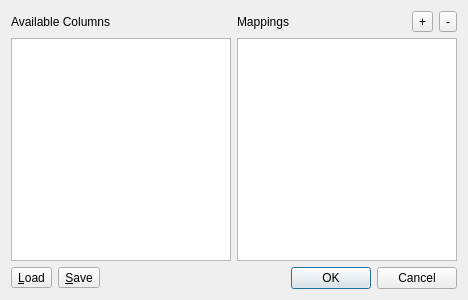
<?xml version="1.0" encoding="UTF-8"?>
<ui version="4.0">
 <class>EditGroupMappingDialog</class>
 <widget class="QDialog" name="EditGroupMappingDialog">
  <property name="geometry">
   <rect>
    <x>0</x>
    <y>0</y>
    <width>468</width>
    <height>300</height>
   </rect>
  </property>
  <property name="windowTitle">
   <string>Edit Group Mapping</string>
  </property>
  <layout class="QGridLayout" name="gridLayout">
   <item row="2" column="0">
    <widget class="QLabel" name="label">
     <property name="text">
      <string>Available Columns</string>
     </property>
    </widget>
   </item>
   <item row="3" column="1">
    <widget class="QTableWidget" name="tblMappings">
     <property name="alternatingRowColors">
      <bool>true</bool>
     </property>
     <attribute name="verticalHeaderVisible">
      <bool>false</bool>
     </attribute>
    </widget>
   </item>
   <item row="3" column="0">
    <widget class="QTableWidget" name="tblAlias">
     <property name="alternatingRowColors">
      <bool>true</bool>
     </property>
     <attribute name="verticalHeaderVisible">
      <bool>false</bool>
     </attribute>
    </widget>
   </item>
   <item row="8" column="0">
    <layout class="QHBoxLayout" name="horizontalLayout">
     <item>
      <widget class="QToolButton" name="btLoadMappings">
       <property name="toolTip">
        <string>Load mapping from a file</string>
       </property>
       <property name="statusTip">
        <string>Load mapping from a file</string>
       </property>
       <property name="text">
        <string>&amp;Load</string>
       </property>
       <property name="icon">
        <iconset resource="ui.qrc">
         <normaloff>:/icons/images/document-open.svg</normaloff>:/icons/images/document-open.svg</iconset>
       </property>
      </widget>
     </item>
     <item>
      <widget class="QToolButton" name="btSaveMappings">
       <property name="toolTip">
        <string>Save mapping to a file</string>
       </property>
       <property name="statusTip">
        <string>Save mapping to a file</string>
       </property>
       <property name="text">
        <string>&amp;Save</string>
       </property>
       <property name="icon">
        <iconset resource="ui.qrc">
         <normaloff>:/icons/images/document-save-as.svg</normaloff>:/icons/images/document-save-as.svg</iconset>
       </property>
      </widget>
     </item>
     <item>
      <spacer name="horizontalSpacer">
       <property name="orientation">
        <enum>Qt::Horizontal</enum>
       </property>
       <property name="sizeHint" stdset="0">
        <size>
         <width>40</width>
         <height>20</height>
        </size>
       </property>
      </spacer>
     </item>
    </layout>
   </item>
   <item row="8" column="1">
    <widget class="QDialogButtonBox" name="buttonBox">
     <property name="orientation">
      <enum>Qt::Horizontal</enum>
     </property>
     <property name="standardButtons">
      <set>QDialogButtonBox::Cancel|QDialogButtonBox::Ok</set>
     </property>
    </widget>
   </item>
   <item row="2" column="1">
    <layout class="QHBoxLayout" name="horizontalLayout_2">
     <item>
      <widget class="QLabel" name="label_2">
       <property name="text">
        <string>Mappings</string>
       </property>
      </widget>
     </item>
     <item>
      <widget class="QToolButton" name="btAddMapping">
       <property name="toolTip">
        <string>Add a new bin at the end of the list</string>
       </property>
       <property name="statusTip">
        <string>Add a new bin at the end of the list</string>
       </property>
       <property name="text">
        <string>+</string>
       </property>
       <property name="icon">
        <iconset resource="ui.qrc">
         <normaloff>:/icons/images/list-add.svg</normaloff>:/icons/images/list-add.svg</iconset>
       </property>
      </widget>
     </item>
     <item>
      <widget class="QToolButton" name="btRemoveMappings">
       <property name="toolTip">
        <string>Remove selected bins from the list</string>
       </property>
       <property name="statusTip">
        <string>Remove selected bins from the list</string>
       </property>
       <property name="text">
        <string>-</string>
       </property>
       <property name="icon">
        <iconset resource="ui.qrc">
         <normaloff>:/icons/images/list-remove.svg</normaloff>:/icons/images/list-remove.svg</iconset>
       </property>
      </widget>
     </item>
    </layout>
   </item>
  </layout>
 </widget>
 <resources>
  <include location="ui.qrc"/>
 </resources>
 <connections>
  <connection>
   <sender>buttonBox</sender>
   <signal>accepted()</signal>
   <receiver>EditGroupMappingDialog</receiver>
   <slot>accept()</slot>
   <hints>
    <hint type="sourcelabel">
     <x>248</x>
     <y>254</y>
    </hint>
    <hint type="destinationlabel">
     <x>157</x>
     <y>274</y>
    </hint>
   </hints>
  </connection>
  <connection>
   <sender>buttonBox</sender>
   <signal>rejected()</signal>
   <receiver>EditGroupMappingDialog</receiver>
   <slot>reject()</slot>
   <hints>
    <hint type="sourcelabel">
     <x>316</x>
     <y>260</y>
    </hint>
    <hint type="destinationlabel">
     <x>286</x>
     <y>274</y>
    </hint>
   </hints>
  </connection>
 </connections>
</ui>
